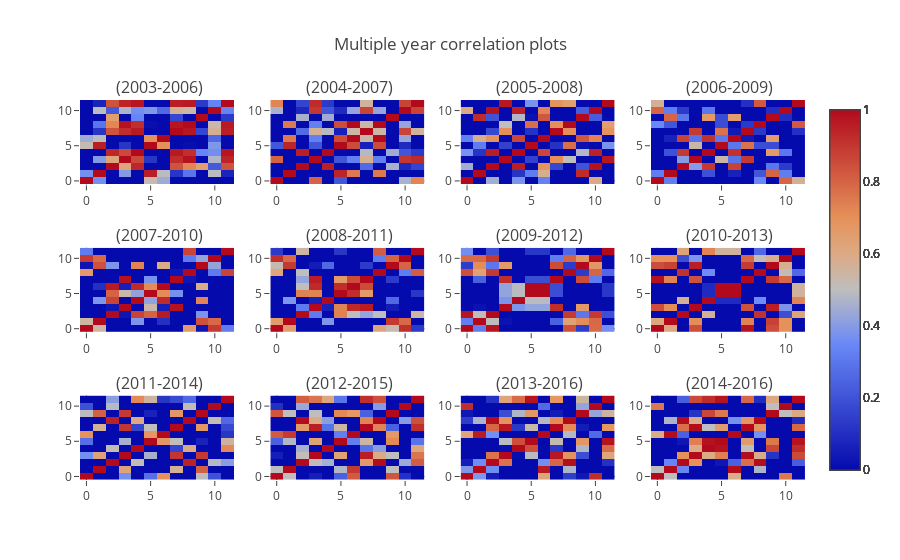

Source (notebook cell):
### Markdown cell above
This is a bit hard to read, but we can see that there are some vague correlation trends making an "X" pattern after 2005.

### Code cell
data, titles = [], []
for y in range(2003, 2015):
    d, t = heatmap_days_to_expire(y, y+4, title_prefix='')
    d.zmin = 0
    d.zmax = 1
    data.append(d)
    titles.append(t)

print(len(data))
plot_subplot(data, titles=titles, main_title='Multiple year correlation plots', rows=3, cols=4)

### Figure 1 — Plotly figure (JSON) as saved in the notebook; plotly's stock layout.template omitted (floating-point values rounded to 4 significant figures; data arrays with more than 128 entries replaced by an {"elided": "..."} marker saying what was removed)
{"data": [{"type": "heatmap", "xaxis": "x1", "yaxis": "y1", "z": {"elided": "12x12 float values"}, "zmax": 1, "zmin": 0}, {"type": "heatmap", "xaxis": "x2", "yaxis": "y2", "z": {"elided": "12x12 float values"}, "zmax": 1, "zmin": 0}, {"type": "heatmap", "xaxis": "x3", "yaxis": "y3", "z": {"elided": "12x12 float values"}, "zmax": 1, "zmin": 0}, {"type": "heatmap", "xaxis": "x4", "yaxis": "y4", "z": {"elided": "12x12 float values"}, "zmax": 1, "zmin": 0}, {"type": "heatmap", "xaxis": "x5", "yaxis": "y5", "z": {"elided": "12x12 float values"}, "zmax": 1, "zmin": 0}, {"type": "heatmap", "xaxis": "x6", "yaxis": "y6", "z": {"elided": "12x12 float values"}, "zmax": 1, "zmin": 0}, {"type": "heatmap", "xaxis": "x7", "yaxis": "y7", "z": {"elided": "12x12 float values"}, "zmax": 1, "zmin": 0}, {"type": "heatmap", "xaxis": "x8", "yaxis": "y8", "z": {"elided": "12x12 float values"}, "zmax": 1, "zmin": 0}, {"type": "heatmap", "xaxis": "x9", "yaxis": "y9", "z": {"elided": "12x12 float values"}, "zmax": 1, "zmin": 0}, {"type": "heatmap", "xaxis": "x10", "yaxis": "y10", "z": {"elided": "12x12 float values"}, "zmax": 1, "zmin": 0}, {"type": "heatmap", "xaxis": "x11", "yaxis": "y11", "z": {"elided": "12x12 float values"}, "zmax": 1, "zmin": 0}, {"type": "heatmap", "xaxis": "x12", "yaxis": "y12", "z": {"elided": "12x12 float values"}, "zmax": 1, "zmin": 0}], "layout": {"annotations": [{"font": {"size": 16}, "showarrow": false, "text": " (2003-2006)", "x": 0.1062, "xanchor": "center", "xref": "paper", "y": 1, "yanchor": "bottom", "yref": "paper"}, {"font": {"size": 16}, "showarrow": false, "text": " (2004-2007)", "x": 0.3688, "xanchor": "center", "xref": "paper", "y": 1, "yanchor": "bottom", "yref": "paper"}, {"font": {"size": 16}, "showarrow": false, "text": " (2005-2008)", "x": 0.6313, "xanchor": "center", "xref": "paper", "y": 1, "yanchor": "bottom", "yref": "paper"}, {"font": {"size": 16}, "showarrow": false, "text": " (2006-2009)", "x": 0.8938, "xanchor": "center", "xref": "paper", "y": 1, "yanchor": "bottom", "yref": "paper"}, {"font": {"size": 16}, "showarrow": false, "text": " (2007-2010)", "x": 0.1062, "xanchor": "center", "xref": "paper", "y": 0.6111, "yanchor": "bottom", "yref": "paper"}, {"font": {"size": 16}, "showarrow": false, "text": " (2008-2011)", "x": 0.3688, "xanchor": "center", "xref": "paper", "y": 0.6111, "yanchor": "bottom", "yref": "paper"}, {"font": {"size": 16}, "showarrow": false, "text": " (2009-2012)", "x": 0.6313, "xanchor": "center", "xref": "paper", "y": 0.6111, "yanchor": "bottom", "yref": "paper"}, {"font": {"size": 16}, "showarrow": false, "text": " (2010-2013)", "x": 0.8938, "xanchor": "center", "xref": "paper", "y": 0.6111, "yanchor": "bottom", "yref": "paper"}, {"font": {"size": 16}, "showarrow": false, "text": " (2011-2014)", "x": 0.1062, "xanchor": "center", "xref": "paper", "y": 0.2222, "yanchor": "bottom", "yref": "paper"}, {"font": {"size": 16}, "showarrow": false, "text": " (2012-2015)", "x": 0.3688, "xanchor": "center", "xref": "paper", "y": 0.2222, "yanchor": "bottom", "yref": "paper"}, {"font": {"size": 16}, "showarrow": false, "text": " (2013-2016)", "x": 0.6313, "xanchor": "center", "xref": "paper", "y": 0.2222, "yanchor": "bottom", "yref": "paper"}, {"font": {"size": 16}, "showarrow": false, "text": " (2014-2016)", "x": 0.8938, "xanchor": "center", "xref": "paper", "y": 0.2222, "yanchor": "bottom", "yref": "paper"}], "legend": {"orientation": "h"}, "showlegend": true, "title": "Multiple year correlation plots", "xaxis1": {"anchor": "y1", "domain": [0, 0.2125], "fixedrange": false}, "xaxis10": {"anchor": "y10", "domain": [0.2625, 0.475], "fixedrange": false}, "xaxis11": {"anchor": "y11", "domain": [0.525, 0.7375], "fixedrange": false}, "xaxis12": {"anchor": "y12", "domain": [0.7875, 1], "fixedrange": false}, "xaxis2": {"anchor": "y2", "domain": [0.2625, 0.475], "fixedrange": false}, "xaxis3": {"anchor": "y3", "domain": [0.525, 0.7375], "fixedrange": false}, "xaxis4": {"anchor": "y4", "domain": [0.7875, 1], "fixedrange": false}, "xaxis5": {"anchor": "y5", "domain": [0, 0.2125], "fixedrange": false}, "xaxis6": {"anchor": "y6", "domain": [0.2625, 0.475], "fixedrange": false}, "xaxis7": {"anchor": "y7", "domain": [0.525, 0.7375], "fixedrange": false}, "xaxis8": {"anchor": "y8", "domain": [0.7875, 1], "fixedrange": false}, "xaxis9": {"anchor": "y9", "domain": [0, 0.2125], "fixedrange": false}, "yaxis1": {"anchor": "x1", "domain": [0.7778, 1], "fixedrange": false}, "yaxis10": {"anchor": "x10", "domain": [0, 0.2222], "fixedrange": false}, "yaxis11": {"anchor": "x11", "domain": [0, 0.2222], "fixedrange": false}, "yaxis12": {"anchor": "x12", "domain": [0, 0.2222], "fixedrange": false}, "yaxis2": {"anchor": "x2", "domain": [0.7778, 1], "fixedrange": false}, "yaxis3": {"anchor": "x3", "domain": [0.7778, 1], "fixedrange": false}, "yaxis4": {"anchor": "x4", "domain": [0.7778, 1], "fixedrange": false}, "yaxis5": {"anchor": "x5", "domain": [0.3889, 0.6111], "fixedrange": false}, "yaxis6": {"anchor": "x6", "domain": [0.3889, 0.6111], "fixedrange": false}, "yaxis7": {"anchor": "x7", "domain": [0.3889, 0.6111], "fixedrange": false}, "yaxis8": {"anchor": "x8", "domain": [0.3889, 0.6111], "fixedrange": false}, "yaxis9": {"anchor": "x9", "domain": [0, 0.2222], "fixedrange": false}}}
